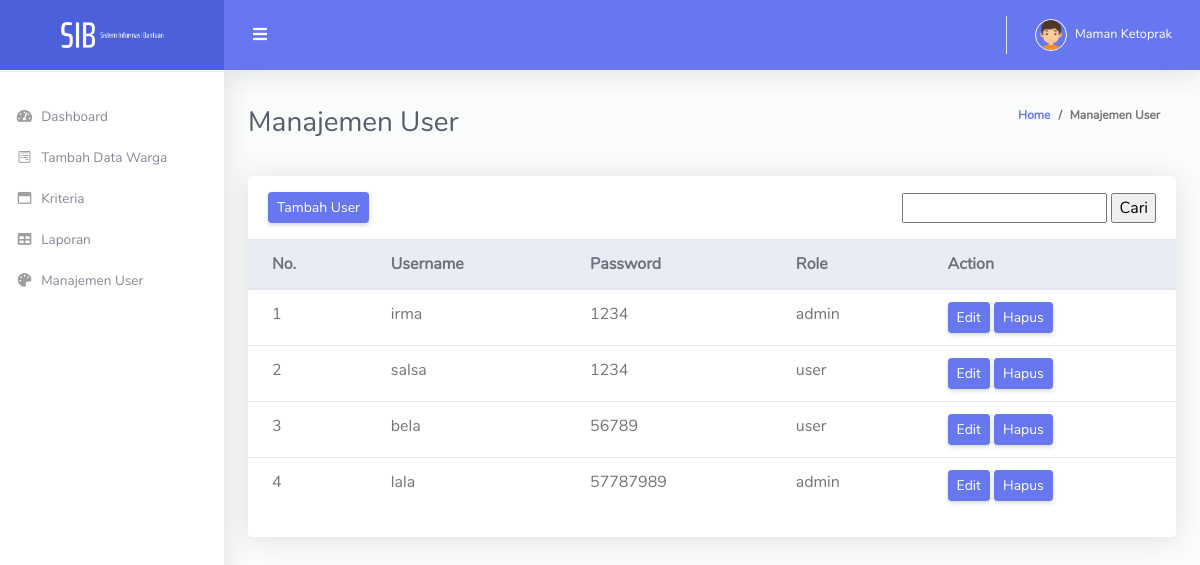
/manageUser.php, run on the app's committed database.
### tables this page shows
CREATE TABLE `user` (
  `id_user` int(11) NOT NULL,
  `username` varchar(50) NOT NULL,
  `password` varchar(10) NOT NULL,
  `role` varchar(10) NOT NULL
);

### manageUser.php (the view, shortened to what this page needs)
<!DOCTYPE html>
<html lang="en">
<head>
  <link href="vendor/fontawesome-free/css/all.min.css" rel="stylesheet" type="text/css">
  <link href="vendor/bootstrap/css/bootstrap.min.css" rel="stylesheet" type="text/css">
  <link href="css/ruang-admin.min.css" rel="stylesheet">
  <link href="css/button.css" rel="stylesheet">
</head>
<body id="page-top">
  <div id="wrapper">
    <ul class="navbar-nav sidebar sidebar-light accordion" id="accordionSidebar">
      <a class="sidebar-brand d-flex align-items-center justify-content-center" href="index.html">
        <div class="sidebar-brand-icon">
          <img src="img/logo/SSIB.png">
        </div>
      </a>
      <hr class="sidebar-divider">
      <li class="nav-item">
        <a class="nav-link" href="index.php">
          <i class="fas fa-fw fa-tachometer-alt"></i>
          <span>Dashboard</span>
        </a>
      </li>
      <li class="nav-item">
        <a class="nav-link collapsed" href="tambahDataWarga/tambahData.php">
          <i class="fab fa-fw fa-wpforms"></i>
          <span>Tambah Data Warga</span>
        </a>
      </li>
      <li class="nav-item">
        <a class="nav-link" href="crudKriteria/tambahKriteria.php">
          <i class="far fa-fw fa-window-maximize"></i>
          <span>Kriteria</span>
        </a>
      </li>
      <li class="nav-item">
        <a class="nav-link collapsed" href="laporan.php">
          <i class="fas fa-fw fa-table"></i>
          <span>Laporan</span>
        </a>
      </li>
      <li class="nav-item">
        <a class="nav-link" href="manageUser.php">
          <i class="fas fa-fw fa-palette"></i>
          <span>Manajemen User</span>
        </a>
      </li>
    </ul>
    <div id="content-wrapper" class="d-flex flex-column">
      <div id="content">
        <nav class="navbar navbar-expand navbar-light bg-navbar topbar mb-4 static-top">
          <button id="sidebarToggleTop" class="btn btn-link rounded-circle mr-3">
            <i class="fa fa-bars"></i>
          </button>
          <ul class="navbar-nav ml-auto">
            <li class="nav-item dropdown no-arrow">
              <a class="nav-link dropdown-toggle" href="#" id="userDropdown" role="button" data-toggle="dropdown"
                aria-haspopup="true" aria-expanded="false">
                <img class="img-profile rounded-circle" src="img/boy.png" style="max-width: 60px">
                <span class="ml-2 d-none d-lg-inline text-white small">Maman Ketoprak</span>
              </a>
            </li>
          </ul>
        </nav>
        <div class="container-fluid" id="container-wrapper">
          <div class="d-sm-flex align-items-center justify-content-between mb-4">
            <h1 class="h3 mb-0 text-gray-800">Manajemen User</h1>
            <ol class="breadcrumb">
              <li class="breadcrumb-item"><a href="index.php">Home</a></li>
              <li class="breadcrumb-item">Manajemen User</li>
            </ol>
          </div>
          <div class="row">
            <div class="col-lg-12">
              <div class="card">
                <div class="card-header py-3 d-flex flex-row align-items-center justify-content-between">
                  <h6 class="m-0 font-weight-bold text-primary"><a href="form_tambahUSer.php" class="btn btn-sm btn-primary">Tambah User</a></h6>
                  <form action="manageUser.php" method="get">
                      <input type="text" name="cari">
                      <input type="submit" value="Cari">
                  </form>
                </div>
                <div class="table-responsive">
                  <table class="table align-items-center table-flush">
                    <thead class="thead-light">
                      <tr>
                        <th>No.</th>
                        <th>Username</th>
                        <th>Password</th>
                        <th>Role</th>
                        <th>Action</th>
                        <?php
                          include "crudManageUser/config.php";
                          if(isset($_GET['cari'])){
                              $cari = $_GET['cari'];
                              $query = mysqli_query($koneksi,"SELECT * FROM user WHERE username LIKE '%".$cari."%'");
                            }
                              else{
                                  $query = mysqli_query($koneksi,"SELECT * FROM user");
                              }
                          $nomor = 1;
                          if($query){
                          while($data = mysqli_fetch_array($query)){
                          ?>
                            <tr>
                              <td><?php echo $nomor++; ?></td>
                              <td><?php echo $data['username']; ?></td>
                              <td><?php echo $data['password']; ?></td>
                              <td><?php echo $data['role']; ?></td>
                              <td>
                                <a class="btn btn-sm btn-primary" href="form_editUser.php?id_user=<?php echo $data['id_user']; ?>">Edit</a>
                                <a class="btn btn-sm btn-primary" href="crudManageUser/delete.php?id_user=<?php echo $data['id_user']; ?>">Hapus</a>
                              </td>
                            </tr>
                          <?php } }  ?>
                      </tr>
                    </thead>
                  </table>
                </div>
                <div class="card-footer"></div>
              </div>
            </div>
          </div>
        </div>
      </div>
    </div>
  </div>
</body>
</html>

### data on the page
user: username "irma", password "1234", role "admin"
user: username "salsa", password "1234", role "user"
user: username "bela", password "56789", role "user"
user: username "lala", password "57787989", role "admin"
